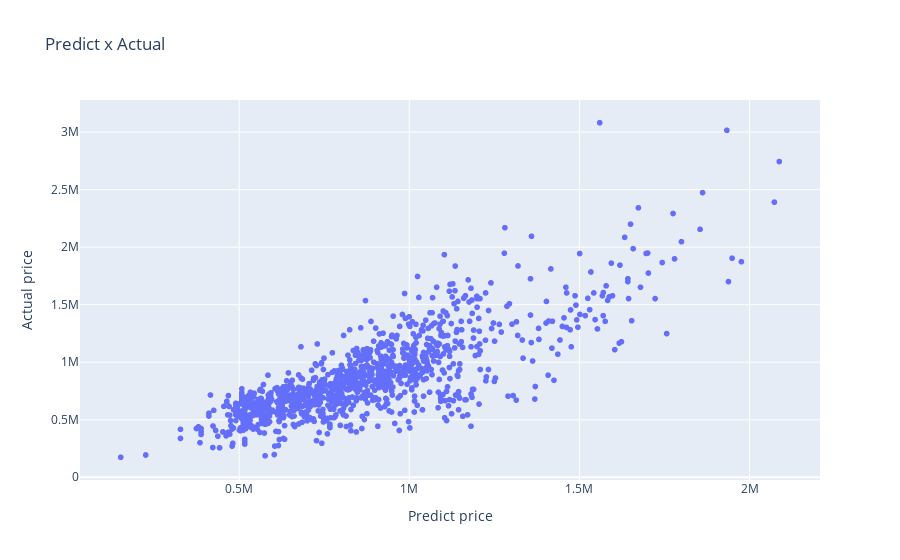

Notebook code cell kept with this figure:
### Markdown cell above
### Make a scatter plot between y_predict and y_predict_train

### Code cell
fig = px.scatter (x= y_predict_train, y = y_train,
                  title = 'Predict x Actual',
                  labels = {'x':'Predict price', 'y':'Actual price'})

fig.show()

### Figure 1 — Plotly figure (JSON) as saved in the notebook; plotly's stock layout.template omitted (floating-point values rounded to 4 significant figures; data arrays with more than 128 entries replaced by an {"elided": "..."} marker saying what was removed)
{"data": [{"hovertemplate": "Predict price=%{x}<br>Actual price=%{y}<extra></extra>", "legendgroup": "", "marker": {"color": "#636efa", "symbol": "circle"}, "mode": "markers", "name": "", "showlegend": false, "type": "scattergl", "x": {"elided": "1150 float values"}, "xaxis": "x", "y": {"elided": "1150 float values"}, "yaxis": "y"}], "layout": {"legend": {"tracegroupgap": 0}, "title": {"text": "Predict x Actual"}, "xaxis": {"anchor": "y", "domain": [0, 1], "title": {"text": "Predict price"}}, "yaxis": {"anchor": "x", "domain": [0, 1], "title": {"text": "Actual price"}}}}
